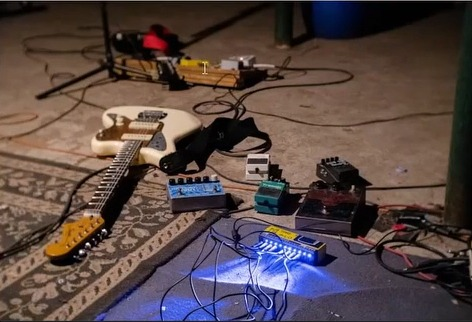
#> input picture bernie-almanzar.png, 472 x 322 px, found by its file name
$ python '1.5 representacaodcores.py'
#> lines starting #> are read from the running program, lines starting #| are printed output that depends on the picture
#> further down, imagemColor is the input picture: shape (322, 472, 3); mean B, G, R 68.9, 71.2, 87.4
import cv2
import matplotlib.pyplot as plt

def visualizar_hsv(img_bgr):
    # Converte a imagem de BGR para HSV
    hsv_img = cv2.cvtColor(img_bgr, cv2.COLOR_BGR2HSV)
#> hsv_img: shape (322, 472, 3); mean H, S, V 43.7, 107.3, 96.1
    rgb_img = cv2.cvtColor(img_bgr, cv2.COLOR_BGR2RGB)

    # Divide os canais H, S e V
    h, s, v = cv2.split(hsv_img)
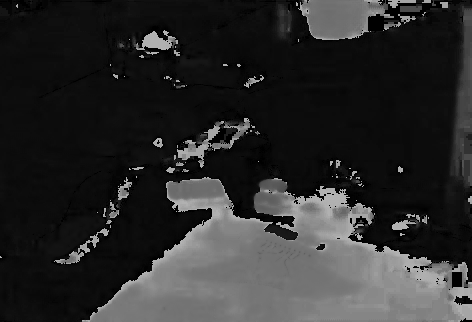
#> h: shape (322, 472); min 0, max 179, mean 43.7
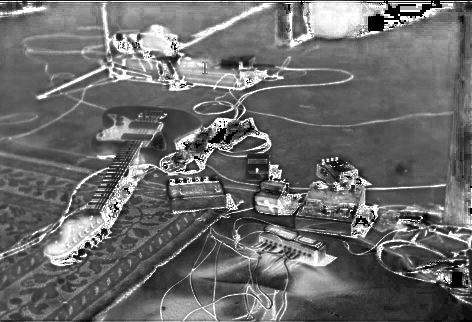
#> s: shape (322, 472); min 0, max 255, mean 107.3
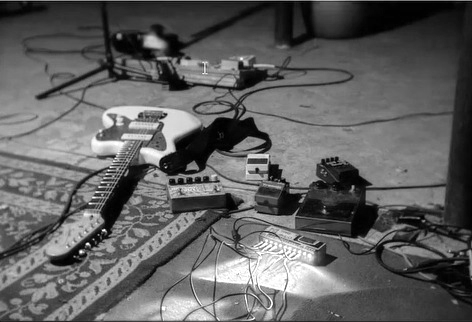
#> v: shape (322, 472); min 0, max 255, mean 96.1

    # Cria uma figura com 4 subplots
    fig, axes = plt.subplots(1, 4, figsize=(16, 4))
    axes[0].imshow(rgb_img)
    axes[0].set_title('Imagem Original')
    axes[1].imshow(h, cmap='hsv')
    axes[1].set_title('Canal H (Hue)')
    axes[2].imshow(s, cmap='gray')
    axes[2].set_title('Canal S (Saturation)')
    axes[3].imshow(v, cmap='gray')
    axes[3].set_title('Canal V (Value)')
    for ax in axes:
        ax.axis('off')
    plt.tight_layout()
    plt.show()
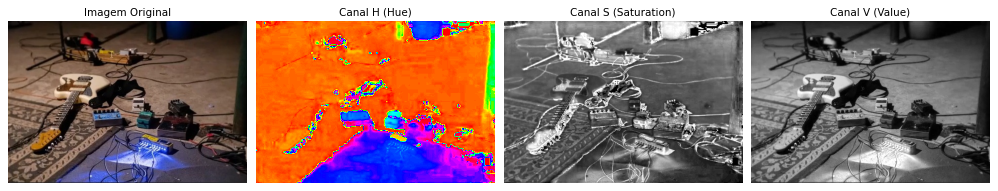
#> figure drawn by matplotlib, 4 panels

imagemColor = cv2.imread('/home/aluno/Documents/kayran/bernie-almanzar.png', cv2.IMREAD_COLOR)
if imagemColor is None:
    raise FileNotFoundError('Imagem não encontrada: /home/aluno/Documents/kayran/bernie-almanzar.png')

visualizar_hsv(imagemColor)

$ run again, with puppy.jpeg saved as bernie-almanzar.png
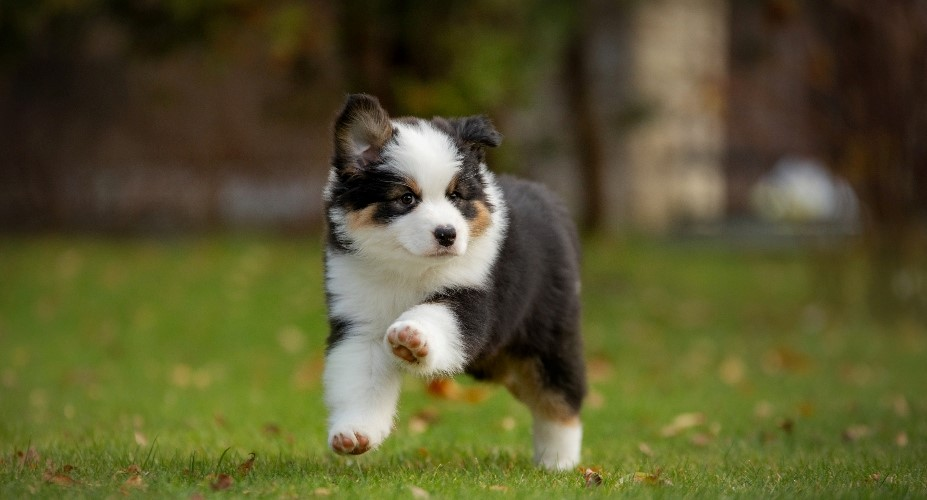
#> input picture puppy.jpeg, 927 x 500 px, found by its file name
#> imagemColor is the input picture: shape (500, 927, 3); mean B, G, R 46.3, 85.8, 88.2
#> hsv_img: shape (500, 927, 3); mean H, S, V 26.2, 137.1, 92.3
#> in visualizar_hsv, `h, s, v = cv2.split(hsv_img)`:
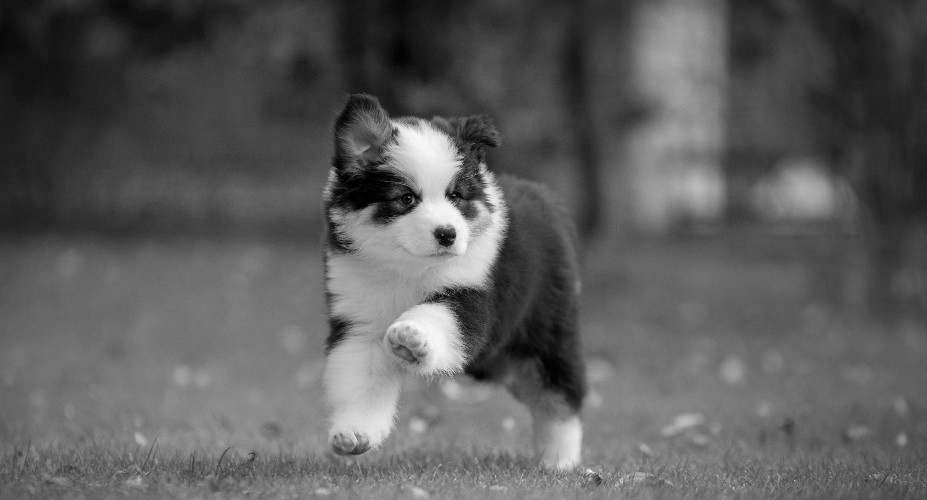
#> v: shape (500, 927); min 0, max 251, mean 92.3
#> in visualizar_hsv, `plt.show()`:
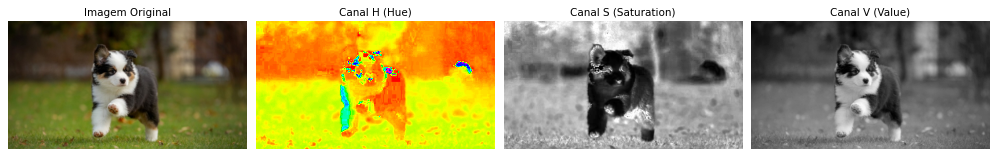
#> figure drawn by matplotlib, 4 panels

$ run again, with scaling.jpeg saved as bernie-almanzar.png
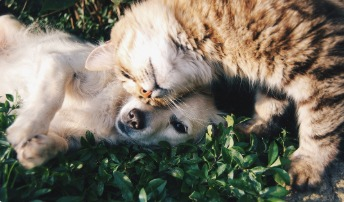
#> input picture scaling.jpeg, 344 x 202 px, found by its file name
#> imagemColor is the input picture: shape (202, 344, 3); mean B, G, R 101.6, 115.6, 122
#> hsv_img: shape (202, 344, 3); mean H, S, V 40.9, 68.1, 128.2
#> in visualizar_hsv, `h, s, v = cv2.split(hsv_img)`:
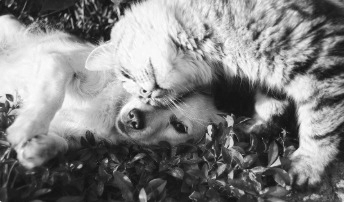
#> v: shape (202, 344); min 13, max 255, mean 128.2
#> in visualizar_hsv, `plt.show()`:
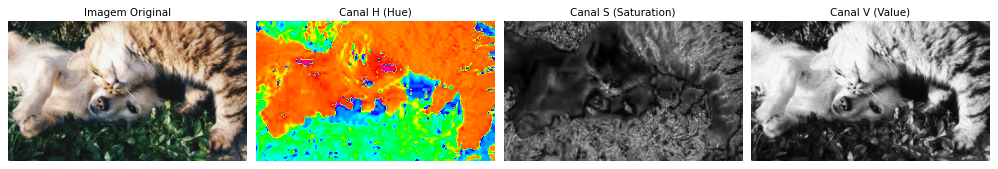
#> figure drawn by matplotlib, 4 panels
